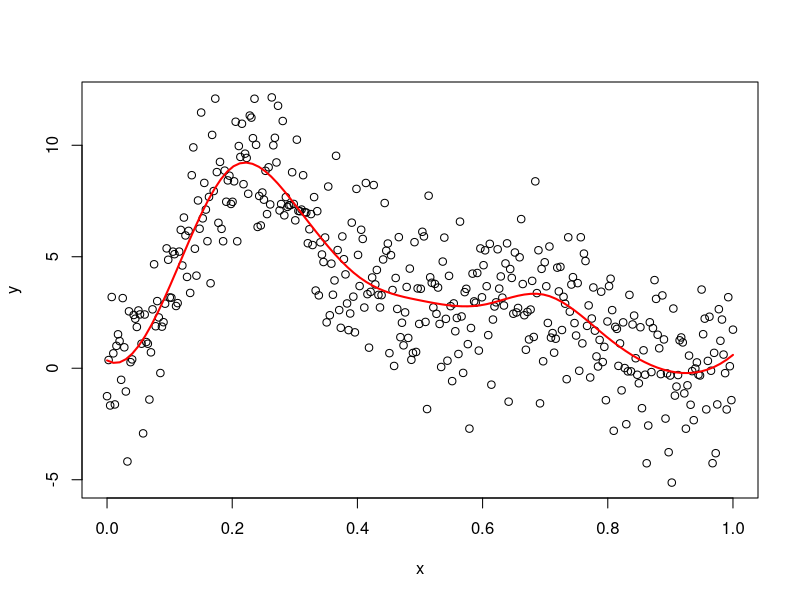

This chart was generated by the following R code:
# B-Spline
library(splines)

# Sample from http://stackoverflow.com/questions/15837763/b-spline-confusion
# Uses bs() function
set.seed(1)
n <- 400
x <- 0:(n-1)/(n-1)
f <- 0.2*x^11*(10*(1-x))^6+10*(10*x)^3*(1-x)^10
y <- f + rnorm(n, 0, sd = 2)
mod <- lm(y ~ bs(x, knots = seq(0.1, 0.9, by = 0.1)))
pdat <- data.frame(x = seq(min(x), max(x), length = 100))
pdat <- transform(pdat, yhat = predict(mod, newdata = pdat))
ylim <- range(pdat$y, y) ## not needed, but may be if plotting CIs too
plot(y ~ x)
lines(yhat ~ x, data = pdat, lwd = 2, col = "red")

# Bspline function
# Adapted from Walsh's Matlab code
bspline <- function(xdata, b, ks, j, m, pl) {
  N <- length(xdata)
  KS <- repmat(ks, N, 1)
  xdatarep <- (2^j)*repmat(xdata, 1, length(ks))
  bases <- (2^(j/2))*bmrep(xdatarep - KS + m/2, m)
  
  if (length(b) <= 0) {
    fitted <- c()
  } else {
    fitted <- bases*b
  }
}
